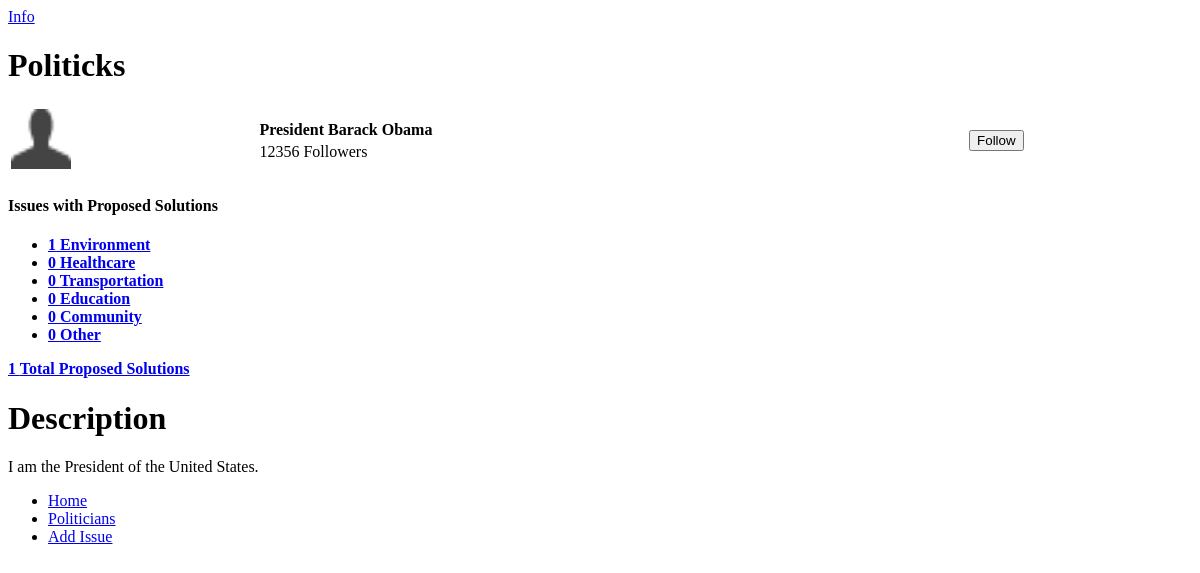
Screenshot of /politicianprofile.php?id=1 (signed in) with the database file from the repository.
### tables this page shows
CREATE TABLE IF NOT EXISTS `politicians` (
  `id` int(11) NOT NULL AUTO_INCREMENT,
  `name` tinytext NOT NULL,
  `followers` int(11) NOT NULL DEFAULT '0',
  `description` text NOT NULL,
  `image` varchar(100) NOT NULL,
  `email` varchar(50) NOT NULL,
  PRIMARY KEY (`id`),
  UNIQUE KEY `email` (`email`)
);

CREATE TABLE IF NOT EXISTS `categories` (
  `id` int(11) NOT NULL AUTO_INCREMENT,
  `name` tinytext NOT NULL,
  `icon` varchar(75) NOT NULL,
  PRIMARY KEY (`id`)
);

### politicianprofile.php (the view, shortened to what this page needs)
<?php include_once("header.php") ?>
	<div data-role="content">
<?php
	if(isset($_GET["id"])){
		$query = sprintf("select * from politicians where id='%s'",mysql_real_escape_string($_GET["id"]));
		$result = mysql_query($query);
		$row = mysql_fetch_array($result);
		$id = $row["id"];
		$name = $row["name"];
		$followers = $row["followers"];
		$description = $row["description"];
		$issuesgrid = "";
		$query = "select * from categories";
		$result = mysql_query($query);
		$totalcount = 0;
		while ($row=mysql_fetch_array($result)){
			$query = sprintf("select * from proposedsolutions where politician_id='%s' and category_id='%s'", mysql_real_escape_string($id), mysql_real_escape_string($row["id"]));
			$countresult = mysql_query($query);
			$count = mysql_num_rows($countresult);
			$totalcount += $count;
			$issuesgrid .= "<li><a href=\"politicianissues.php?pid=".$_GET['id']."&cid=".$row['id']."\" id=\"".$row["name"]."\" data-icon=\"custom\" data-theme=\"c\">".$count." ".$row['name']."</a></li>";
		}
	}else{
  		redirect_to_URL("politicians.php");
	}
?>
		<table width="100%">
			<tr>
				<td>
					<img src="images/icons/111-user.png" width="60px" height="60px"></img>
				</td>
				<td>
					<table>
					<tr><td>
						<b><?= $name; ?></b>
					</td></tr>
					<tr><td>
						<?= $followers; ?> Followers
					</td></tr>
					</table>
				</td>
				<td>
					<p align="right">
					<?php
						$q = sprintf("select * from userstopoliticians where politician_id='%s' and user_id='%s'", mysql_real_escape_string($id), mysql_real_escape_string($_SESSION["userid"]));
						$result = mysql_query($q);
						if(mysql_num_rows($result) == 0){
							$output = 	"<input type=\"submit\" value=\"Follow\"></input>";
						}else{
							$output = 	"<a href=\"#\" class=\"ui-disabled\" data-role=\"button\">Followed</a>";
						}
					?>
					<form action="politicianprofile.php?id=<?=$_GET['id'];?>" method="post">
						<?= $output; ?>
					</form>
					</p>
				</td>
			</tr>
		</table>
		<label for="issuesgrid"><h4>Issues with Proposed Solutions<h4></label>
		<div name="issuesgrid" data-role="footer" class="nav-glyphish-example">
			<div data-role="navbar" class="nav-glyphish-example" data-grid="a">
			<ul>
				<?= $issuesgrid; ?>
			</ul>
			</div>
		</div>
		<a href="politicianissues.php?pid=<?= $_GET['id']; ?>" data-role="button"><?= $totalcount; ?> Total Proposed Solutions</a>
		<h1>Description</h1>
		<p>
			<?= $description; ?>
		</p>
	</div>
<?php include_once("footer.php") ?>

### rows the page displays
politicians: name "President Barack Obama", followers "12356", description "I am the President of the United States."
categories: count "1", name "Environment"
categories: count "0", name "Healthcare"
categories: count "0", name "Transportation"
categories: count "0", name "Education"
categories: count "0", name "Community"
categories: count "0", name "Other"

### other values shown
$totalcount "1"
